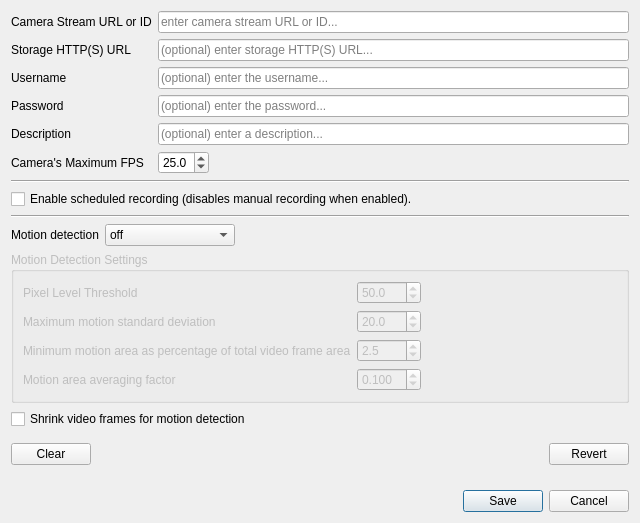
<?xml version="1.0" encoding="UTF-8"?>
<ui version="4.0">
 <class>IpFreelyCameraSetupDialog</class>
 <widget class="QDialog" name="IpFreelyCameraSetupDialog">
  <property name="geometry">
   <rect>
    <x>0</x>
    <y>0</y>
    <width>640</width>
    <height>523</height>
   </rect>
  </property>
  <property name="minimumSize">
   <size>
    <width>0</width>
    <height>0</height>
   </size>
  </property>
  <property name="maximumSize">
   <size>
    <width>16777215</width>
    <height>16777215</height>
   </size>
  </property>
  <property name="font">
   <font>
    <family>Segoe UI</family>
    <pointsize>9</pointsize>
   </font>
  </property>
  <property name="windowTitle">
   <string>IP Freely Camera Settings</string>
  </property>
  <layout class="QVBoxLayout" name="verticalLayout">
   <item>
    <layout class="QFormLayout" name="formLayout">
     <item row="0" column="0">
      <widget class="QLabel" name="rtspUrlLabel">
       <property name="text">
        <string>Camera Stream URL or ID</string>
       </property>
      </widget>
     </item>
     <item row="1" column="0">
      <widget class="QLabel" name="httpsUrlLabel">
       <property name="text">
        <string>Storage HTTP(S) URL</string>
       </property>
      </widget>
     </item>
     <item row="2" column="0">
      <widget class="QLabel" name="usernameLabel">
       <property name="text">
        <string>Username</string>
       </property>
      </widget>
     </item>
     <item row="3" column="0">
      <widget class="QLabel" name="passwordLabel">
       <property name="text">
        <string>Password</string>
       </property>
      </widget>
     </item>
     <item row="4" column="0">
      <widget class="QLabel" name="descriptionLabel">
       <property name="text">
        <string>Description</string>
       </property>
      </widget>
     </item>
     <item row="0" column="1">
      <widget class="QLineEdit" name="rtspUrlLineEdit">
       <property name="toolTip">
        <string>&lt;html&gt;&lt;head/&gt;&lt;body&gt;&lt;p&gt;If using an IP camera enter its RTSP or HTTP(S) URL.&lt;/p&gt;&lt;p&gt;If using a webcam enter its numerical ID, e.g. if ytou have one webcam then its ID will be 0.&lt;/p&gt;&lt;/body&gt;&lt;/html&gt;</string>
       </property>
       <property name="placeholderText">
        <string>enter camera stream URL or ID...</string>
       </property>
      </widget>
     </item>
     <item row="1" column="1">
      <widget class="QLineEdit" name="storageUrlLineEdit">
       <property name="toolTip">
        <string>Enter the camera's storage URL.</string>
       </property>
       <property name="text">
        <string/>
       </property>
       <property name="placeholderText">
        <string>(optional) enter storage HTTP(S) URL...</string>
       </property>
      </widget>
     </item>
     <item row="2" column="1">
      <widget class="QLineEdit" name="usernameLineEdit">
       <property name="toolTip">
        <string>Enter the camera's username.</string>
       </property>
       <property name="placeholderText">
        <string>(optional) enter the username...</string>
       </property>
      </widget>
     </item>
     <item row="3" column="1">
      <widget class="QLineEdit" name="passwordLineEdit">
       <property name="toolTip">
        <string>Enter the camera's password.</string>
       </property>
       <property name="echoMode">
        <enum>QLineEdit::Password</enum>
       </property>
       <property name="placeholderText">
        <string>(optional) enter the password...</string>
       </property>
      </widget>
     </item>
     <item row="4" column="1">
      <widget class="QLineEdit" name="descriptionLineEdit">
       <property name="toolTip">
        <string>Enter a description for the camera stream.</string>
       </property>
       <property name="placeholderText">
        <string>(optional) enter a description...</string>
       </property>
      </widget>
     </item>
     <item row="5" column="0">
      <widget class="QLabel" name="label_5">
       <property name="text">
        <string>Camera's Maximum FPS</string>
       </property>
      </widget>
     </item>
     <item row="5" column="1">
      <layout class="QHBoxLayout" name="horizontalLayout_7">
       <item>
        <widget class="QDoubleSpinBox" name="cameraFpsDoubleSpinBox">
         <property name="minimumSize">
          <size>
           <width>0</width>
           <height>0</height>
          </size>
         </property>
         <property name="toolTip">
          <string>Specify the camera's FPS as defined in its settings.</string>
         </property>
         <property name="decimals">
          <number>1</number>
         </property>
         <property name="minimum">
          <double>1.000000000000000</double>
         </property>
         <property name="maximum">
          <double>30.000000000000000</double>
         </property>
         <property name="value">
          <double>25.000000000000000</double>
         </property>
        </widget>
       </item>
       <item>
        <spacer name="horizontalSpacer_7">
         <property name="orientation">
          <enum>Qt::Horizontal</enum>
         </property>
         <property name="sizeHint" stdset="0">
          <size>
           <width>40</width>
           <height>20</height>
          </size>
         </property>
        </spacer>
       </item>
      </layout>
     </item>
    </layout>
   </item>
   <item>
    <widget class="Line" name="line">
     <property name="orientation">
      <enum>Qt::Horizontal</enum>
     </property>
    </widget>
   </item>
   <item>
    <widget class="QCheckBox" name="scheduledRecordingCheckBox">
     <property name="text">
      <string>Enable scheduled recording (disables manual recording when enabled).</string>
     </property>
    </widget>
   </item>
   <item>
    <widget class="Line" name="line_2">
     <property name="orientation">
      <enum>Qt::Horizontal</enum>
     </property>
    </widget>
   </item>
   <item>
    <layout class="QFormLayout" name="formLayout_2">
     <item row="0" column="0">
      <widget class="QLabel" name="motionDetectLabel">
       <property name="text">
        <string>Motion detection</string>
       </property>
      </widget>
     </item>
     <item row="0" column="1">
      <layout class="QHBoxLayout" name="horizontalLayout_2">
       <item>
        <widget class="QComboBox" name="motionDetectModeComboBox">
         <property name="toolTip">
          <string>&lt;html&gt;&lt;head/&gt;&lt;body&gt;&lt;p&gt;Select the motion detection mode.&lt;/p&gt;&lt;p&gt;This setting combined with the motino recording schedule in the preferences with control when and if motion detection takes place.&lt;/p&gt;&lt;/body&gt;&lt;/html&gt;</string>
         </property>
         <property name="currentIndex">
          <number>0</number>
         </property>
         <item>
          <property name="text">
           <string>off</string>
          </property>
         </item>
         <item>
          <property name="text">
           <string>low sensitivity</string>
          </property>
         </item>
         <item>
          <property name="text">
           <string>medium sensitivity</string>
          </property>
         </item>
         <item>
          <property name="text">
           <string>high sensitivity</string>
          </property>
         </item>
         <item>
          <property name="text">
           <string>manual</string>
          </property>
         </item>
        </widget>
       </item>
       <item>
        <spacer name="horizontalSpacer_2">
         <property name="orientation">
          <enum>Qt::Horizontal</enum>
         </property>
         <property name="sizeHint" stdset="0">
          <size>
           <width>40</width>
           <height>20</height>
          </size>
         </property>
        </spacer>
       </item>
      </layout>
     </item>
    </layout>
   </item>
   <item>
    <widget class="QGroupBox" name="motionDetectSettingsGroupBox">
     <property name="enabled">
      <bool>false</bool>
     </property>
     <property name="title">
      <string>Motion Detection Settings</string>
     </property>
     <layout class="QFormLayout" name="formLayout_4">
      <item row="0" column="0">
       <widget class="QLabel" name="label">
        <property name="text">
         <string>Pixel Level Threshold</string>
        </property>
       </widget>
      </item>
      <item row="0" column="1">
       <layout class="QHBoxLayout" name="horizontalLayout_3">
        <item>
         <widget class="QDoubleSpinBox" name="pixelLevelThresholdDoubleSpinBox">
          <property name="minimumSize">
           <size>
            <width>64</width>
            <height>0</height>
           </size>
          </property>
          <property name="toolTip">
           <string>&lt;html&gt;&lt;head/&gt;&lt;body&gt;&lt;p&gt;The pixel threshold for the motion frame.&lt;/p&gt;&lt;p&gt;This controls how much ambient motion is filtered out from the detector.&lt;/p&gt;&lt;/body&gt;&lt;/html&gt;</string>
          </property>
          <property name="decimals">
           <number>1</number>
          </property>
          <property name="maximum">
           <double>255.000000000000000</double>
          </property>
          <property name="value">
           <double>50.000000000000000</double>
          </property>
         </widget>
        </item>
        <item>
         <spacer name="horizontalSpacer_3">
          <property name="orientation">
           <enum>Qt::Horizontal</enum>
          </property>
          <property name="sizeHint" stdset="0">
           <size>
            <width>40</width>
            <height>20</height>
           </size>
          </property>
         </spacer>
        </item>
       </layout>
      </item>
      <item row="1" column="0">
       <widget class="QLabel" name="label_2">
        <property name="text">
         <string>Maximum motion standard deviation</string>
        </property>
       </widget>
      </item>
      <item row="1" column="1">
       <layout class="QHBoxLayout" name="horizontalLayout_4">
        <item>
         <widget class="QDoubleSpinBox" name="maxStdDevDoubleSpinBox">
          <property name="minimumSize">
           <size>
            <width>64</width>
            <height>0</height>
           </size>
          </property>
          <property name="toolTip">
           <string>&lt;!DOCTYPE HTML PUBLIC &quot;-//W3C//DTD HTML 4.0//EN&quot; &quot;http://www.w3.org/TR/REC-html40/strict.dtd&quot;&gt;
&lt;html&gt;&lt;head&gt;&lt;meta name=&quot;qrichtext&quot; content=&quot;1&quot; /&gt;&lt;style type=&quot;text/css&quot;&gt;
p, li { white-space: pre-wrap; }
&lt;/style&gt;&lt;/head&gt;&lt;body style=&quot; font-family:'MS Shell Dlg 2'; font-size:8pt; font-weight:400; font-style:normal;&quot;&gt;
&lt;p style=&quot; margin-top:12px; margin-bottom:12px; margin-left:0px; margin-right:0px; -qt-block-indent:0; text-indent:0px;&quot;&gt;Comparing the standard deviation of the motion guards against there being too much motion all at once, e.g. changes related to rain, snow, sunlight flares etc.&lt;/p&gt;
&lt;p style=&quot; margin-top:12px; margin-bottom:12px; margin-left:0px; margin-right:0px; -qt-block-indent:0; text-indent:0px;&quot;&gt;Smaller values means lower sensitivity to movement.&lt;/p&gt;
&lt;p style=&quot; margin-top:12px; margin-bottom:12px; margin-left:0px; margin-right:0px; -qt-block-indent:0; text-indent:0px;&quot;&gt;Bigger values means greater sensitivity to movement.&lt;/p&gt;&lt;/body&gt;&lt;/html&gt;</string>
          </property>
          <property name="decimals">
           <number>1</number>
          </property>
          <property name="maximum">
           <double>100.000000000000000</double>
          </property>
          <property name="singleStep">
           <double>1.000000000000000</double>
          </property>
          <property name="value">
           <double>20.000000000000000</double>
          </property>
         </widget>
        </item>
        <item>
         <spacer name="horizontalSpacer_4">
          <property name="orientation">
           <enum>Qt::Horizontal</enum>
          </property>
          <property name="sizeHint" stdset="0">
           <size>
            <width>40</width>
            <height>20</height>
           </size>
          </property>
         </spacer>
        </item>
       </layout>
      </item>
      <item row="2" column="0">
       <widget class="QLabel" name="label_3">
        <property name="text">
         <string>Minimum motion area as percentage of total video frame area</string>
        </property>
       </widget>
      </item>
      <item row="2" column="1">
       <layout class="QHBoxLayout" name="horizontalLayout_5">
        <item>
         <widget class="QDoubleSpinBox" name="minMotionAreaPercentDoubleSpinBox">
          <property name="minimumSize">
           <size>
            <width>64</width>
            <height>0</height>
           </size>
          </property>
          <property name="toolTip">
           <string>&lt;!DOCTYPE HTML PUBLIC &quot;-//W3C//DTD HTML 4.0//EN&quot; &quot;http://www.w3.org/TR/REC-html40/strict.dtd&quot;&gt;
&lt;html&gt;&lt;head&gt;&lt;meta name=&quot;qrichtext&quot; content=&quot;1&quot; /&gt;&lt;style type=&quot;text/css&quot;&gt;
p, li { white-space: pre-wrap; }
&lt;/style&gt;&lt;/head&gt;&lt;body style=&quot; font-family:'MS Shell Dlg 2'; font-size:8pt; font-weight:400; font-style:normal;&quot;&gt;
&lt;p style=&quot; margin-top:12px; margin-bottom:12px; margin-left:0px; margin-right:0px; -qt-block-indent:0; text-indent:0px;&quot;&gt;Even with the other parameters that allow us to tune the motion detection we can detect valid motion that is still relatively small. &lt;/p&gt;
&lt;p style=&quot; margin-top:12px; margin-bottom:12px; margin-left:0px; margin-right:0px; -qt-block-indent:0; text-indent:0px;&quot;&gt;With this parameter we can choose to ignore motion areas smaller than the defined percentage of the video frame's total area.&lt;/p&gt;&lt;/body&gt;&lt;/html&gt;</string>
          </property>
          <property name="decimals">
           <number>1</number>
          </property>
          <property name="value">
           <double>2.500000000000000</double>
          </property>
         </widget>
        </item>
        <item>
         <spacer name="horizontalSpacer_5">
          <property name="orientation">
           <enum>Qt::Horizontal</enum>
          </property>
          <property name="sizeHint" stdset="0">
           <size>
            <width>40</width>
            <height>20</height>
           </size>
          </property>
         </spacer>
        </item>
       </layout>
      </item>
      <item row="3" column="0">
       <widget class="QLabel" name="label_4">
        <property name="text">
         <string>Motion area averaging factor</string>
        </property>
       </widget>
      </item>
      <item row="3" column="1">
       <layout class="QHBoxLayout" name="horizontalLayout_6">
        <item>
         <widget class="QDoubleSpinBox" name="motionAreaAveFactorDoubleSpinBox">
          <property name="minimumSize">
           <size>
            <width>64</width>
            <height>0</height>
           </size>
          </property>
          <property name="toolTip">
           <string>&lt;html&gt;&lt;head/&gt;&lt;body&gt;&lt;p&gt;When tracking the motion area between successive video frames we compute the tracked motion areas as follows.&lt;/p&gt;&lt;p&gt;&lt;span style=&quot; font-weight:600;&quot;&gt;M[i] = M[i-1] * f + m[i] * (1- f)&lt;/span&gt;&lt;/p&gt;&lt;p&gt;Where &lt;span style=&quot; font-weight:600;&quot;&gt;M[i]&lt;/span&gt; is the new averaged tracked motion region, &lt;span style=&quot; font-weight:600;&quot;&gt;M[i-1]&lt;/span&gt; is the previous average tracked motion region, &lt;span style=&quot; font-weight:600;&quot;&gt;m[i]&lt;/span&gt; is the new detected motion region and &lt;span style=&quot; font-weight:600;&quot;&gt;f&lt;/span&gt; is the averaging factor.&lt;/p&gt;&lt;p&gt;This means that the motion area is less erratic between successive video frames.&lt;/p&gt;&lt;/body&gt;&lt;/html&gt;</string>
          </property>
          <property name="decimals">
           <number>3</number>
          </property>
          <property name="maximum">
           <double>1.000000000000000</double>
          </property>
          <property name="value">
           <double>0.100000000000000</double>
          </property>
         </widget>
        </item>
        <item>
         <spacer name="horizontalSpacer_6">
          <property name="orientation">
           <enum>Qt::Horizontal</enum>
          </property>
          <property name="sizeHint" stdset="0">
           <size>
            <width>40</width>
            <height>20</height>
           </size>
          </property>
         </spacer>
        </item>
       </layout>
      </item>
     </layout>
    </widget>
   </item>
   <item>
    <widget class="QCheckBox" name="shrinkFramesCheckBox">
     <property name="toolTip">
      <string>&lt;html&gt;&lt;head/&gt;&lt;body&gt;&lt;p&gt;When this is unchecked the motion detector algorithm will processor full size video frames.&lt;/p&gt;&lt;p&gt;If you check this option then the motion detector first reduces frames to 800 * 600 if they are greater than this size. (Aspect ratio is maintained if original video frames are not 4:3 aspect ratio).&lt;/p&gt;&lt;/body&gt;&lt;/html&gt;</string>
     </property>
     <property name="text">
      <string>Shrink video frames for motion detection</string>
     </property>
    </widget>
   </item>
   <item>
    <spacer name="verticalSpacer_2">
     <property name="orientation">
      <enum>Qt::Vertical</enum>
     </property>
     <property name="sizeType">
      <enum>QSizePolicy::Fixed</enum>
     </property>
     <property name="sizeHint" stdset="0">
      <size>
       <width>20</width>
       <height>8</height>
      </size>
     </property>
    </spacer>
   </item>
   <item>
    <layout class="QHBoxLayout" name="horizontalLayout">
     <item>
      <widget class="QPushButton" name="clearSettingsPushButton">
       <property name="toolTip">
        <string>Clear all settings.</string>
       </property>
       <property name="text">
        <string>Clear</string>
       </property>
      </widget>
     </item>
     <item>
      <spacer name="horizontalSpacer">
       <property name="orientation">
        <enum>Qt::Horizontal</enum>
       </property>
       <property name="sizeHint" stdset="0">
        <size>
         <width>40</width>
         <height>20</height>
        </size>
       </property>
      </spacer>
     </item>
     <item>
      <widget class="QPushButton" name="revertChangesPushButton">
       <property name="toolTip">
        <string>&lt;html&gt;&lt;head/&gt;&lt;body&gt;&lt;p&gt;Revert settings back to original state when the camera settings were opened.&lt;/p&gt;&lt;/body&gt;&lt;/html&gt;</string>
       </property>
       <property name="text">
        <string>Revert</string>
       </property>
      </widget>
     </item>
    </layout>
   </item>
   <item>
    <spacer name="verticalSpacer">
     <property name="orientation">
      <enum>Qt::Vertical</enum>
     </property>
     <property name="sizeType">
      <enum>QSizePolicy::MinimumExpanding</enum>
     </property>
     <property name="sizeHint" stdset="0">
      <size>
       <width>20</width>
       <height>8</height>
      </size>
     </property>
    </spacer>
   </item>
   <item>
    <widget class="QDialogButtonBox" name="buttonBox">
     <property name="orientation">
      <enum>Qt::Horizontal</enum>
     </property>
     <property name="standardButtons">
      <set>QDialogButtonBox::Cancel|QDialogButtonBox::Save</set>
     </property>
    </widget>
   </item>
  </layout>
 </widget>
 <resources/>
 <connections/>
</ui>
